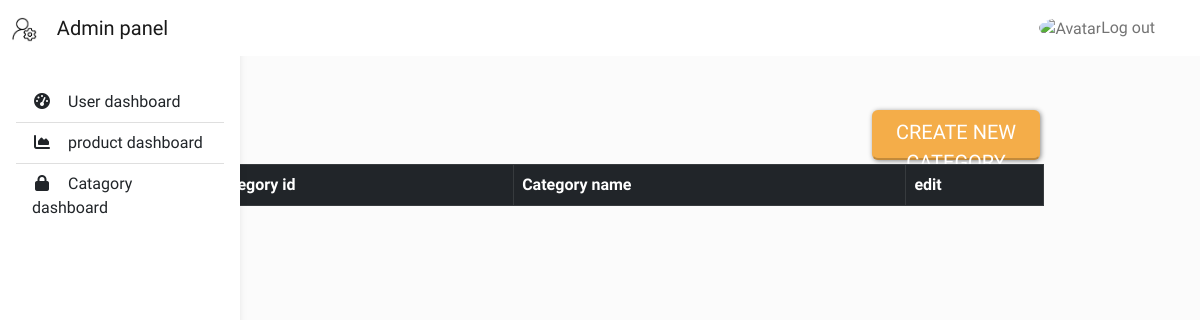
The page /admin_dashboard/category_dashboard.php on the database as committed earlier.
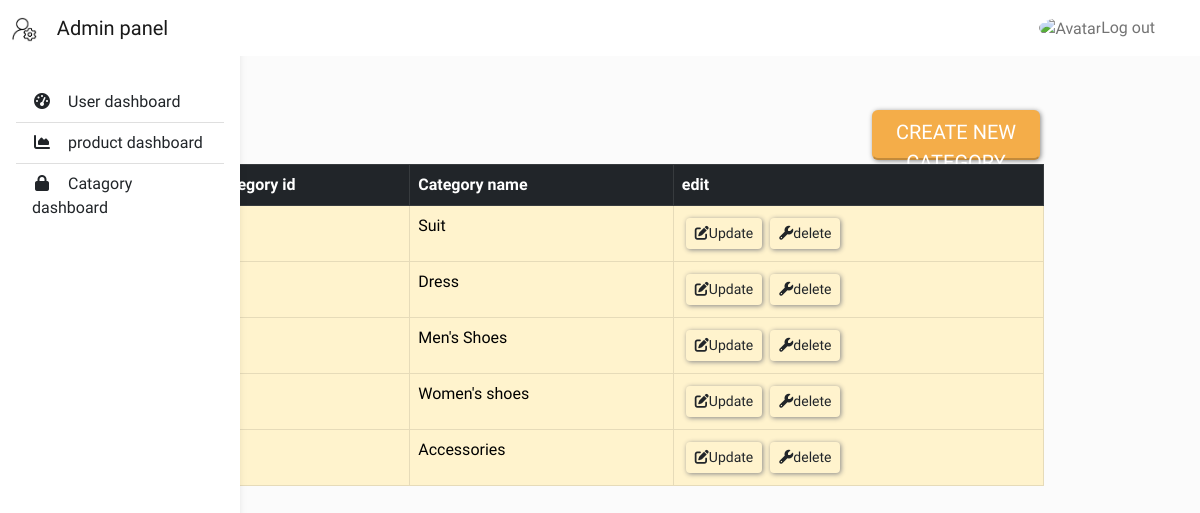
The same page on the database as committed later.
### tables this page shows
CREATE TABLE `category` (
  `id` int(14) NOT NULL,
  `is_deleted` tinyint(1) NOT NULL,
  `category_name` varchar(255) NOT NULL,
  `created_at` datetime NOT NULL DEFAULT current_timestamp(),
  `updated_at` timestamp NOT NULL DEFAULT current_timestamp()
);

### admin_dashboard/category_dashboard.php (the view, shortened to what this page needs)
<?php
include "../connection.php";
?>
<!DOCTYPE html>
<html lang="en">
<head>
<link href="https://cdn.jsdelivr.net/npm/bootstrap@5.2.0-beta1/dist/css/bootstrap.min.css" rel="stylesheet">
    <link rel="stylesheet" href="user_dashboard.css?v=<?php echo time(); ?>">
    <link rel="stylesheet" href="dashboard.css?v=<?php echo time(); ?>">
</head>
<body>
 <header  >
            <nav id="sidebarMenu" class="collapse d-lg-block sidebar collapse bg-white">
              <div class="position-sticky">
                <div class="list-group list-group-flush mx-3 mt-4">
                  <a href="user_dashboard.php" class="list-group-item list-group-item-action py-2 ripple" aria-current="true">
                    <i class="fas fa-tachometer-alt fa-fw me-3"></i><span>User dashboard</span>
                  </a>
                  <a href="product_dashboard.php" class="list-group-item list-group-item-action py-2 ripple ">
                    <i class="fas fa-chart-area fa-fw me-3"></i><span>product dashboard</span>
                  </a>
                  <a href="category_dashboard.php" class="list-group-item list-group-item-action py-2 ripple"><i
                      class="fas fa-lock fa-fw me-3"></i><span>Catagory dashboard</span></a>
                </div>
              </div>
            </nav>
            <nav id="main-navbar" class="navbar navbar-expand-lg navbar-light bg-white fixed-top">
              <div class="container-fluid">
                <a class="navbar-brand" href="dashboard.php">
                  <img height="25" alt="MDB Logo"
                    loading="lazy" />
                    &nbsp;&nbsp; Admin panel
                </a>
                <ul class="navbar-nav ms-auto d-flex flex-row">
                    <a class="nav-link avatar_logout hidden-arrow d-flex align-items-center" href="../loginPage/login.php"
                      id="navbarDropdownMenuLink" role="button"  aria-expanded="false">
                      <img src="https://icon-library.com/images/avatar-icon-images/avatar-icon-images-4.jpg" class="rounded-circle"
                        height="22" alt="Avatar" loading="lazy" />
                        Log out
                    </a>
              </div>
            </nav>
          </header>
          <main style="margin-top: 58px;">
            <div class="container pt-4"></div>
          </main>
  <br>
<div class="dbcontainer" >
<button type="button" class="btn btn-sunny  text-uppercase"><a class="a_button_create" href="category_create.php">create new category</a></button>
<table class="table container table-bordered table-dark">
  <thead>
    <tr>
      <th scope="col">Category id</th>
      <th scope="col">Category name</th>
      <th scope="col">edit</th>
    </tr>
  </thead>
  <tbody class="table-warning">
    <?php
    $stmt = $conn->query("SELECT * FROM category");
    while($category = $stmt->fetch_assoc())
    {
      if($category['is_deleted']== 0)
      {
        echo "<tr>
        <th scope='row'>$category[id]</th>
        <td>$category[category_name]</td>
        <td> ";
        echo '<a href="category_update.php?id='. $category['id'] .'"<button  class="btn  btn-sm"><i class="fa-solid fa-pen-to-square"></i>Update</button></a>';
        echo '<a href="category_delete.php?id='. $category['id'] .'"<button  class="btn  btn-sm"><i class="fa-solid fa-wrench"></i>delete</button></a>';
      echo "</tr>";
       }
    };
    ?>
  </tbody>
</table>
  </div>
</body>
</html>

Rows that differ between the two databases and show on the page:
added category: category_name "Suit"
added category: category_name "Dress"
added category: category_name "Men's Shoes"
added category: category_name "Women's shoes"
added category: category_name "Accessories"
